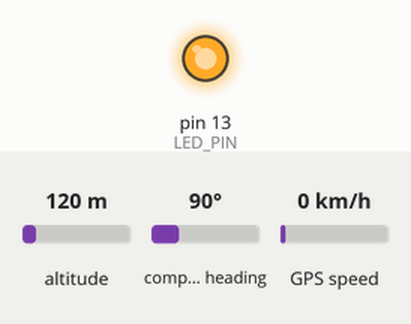
This sketch was run on a simulated Arduino Uno, built with avr-gcc and run on an emulated ATmega328P. Parts: output pins drawn as LEDs (lit = HIGH). Inputs (shaded band) come from the test bench; at power-on: compass heading 90°, altitude 120 m, GPS speed 0 km/h. The GPS gets a fix after 3 s at 37.7749, -122.4194 with 8 satellites; the modem accepts every AT command (registered, SIM ready, sends succeed) and sends nothing else; what the sketch prints to the serial monitor is not drawn.

Above: at 9.2 s.
9.3 s: compass heading set to 180°
At 12.6 s:
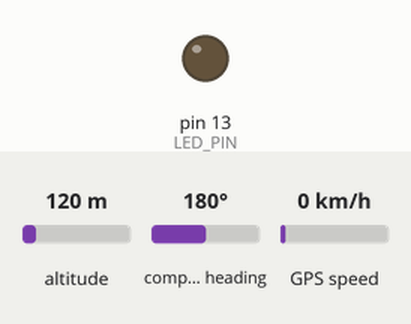
Timing chart, 0 to 14.1 s (numbered marks = the images above; inputs shaded):
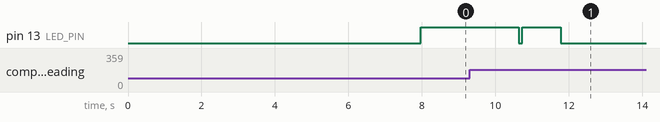

The sketch:

AMBULANCE_UNIT_FINAL.ino
```cpp
/**
 * ============================================================================
 * TN 108 AMBULANCE — SIM800L BSNL MQTT + NEO-6M GPS LIVE FIRMWARE
 *
 * TRANSPORT : MQTT over Plain TCP port 1883 (NO TLS — SIM800L compatible!)
 * BROKER    : broker.hivemq.com:1883
 * TOPIC     : ambulance/ARD-001/gps
 *
 * HARDWARE CONNECTIONS:
 *   SIM800L TX   --> Arduino Pin 5 (SoftSerial RX)
 *   SIM800L RX   --> Arduino Pin 4 (SoftSerial TX)
 *   SIM800L VCC  --> Step-Down 4.1V-4.2V
 *   SIM800L GND  --> Arduino GND (common ground)
 *
 *   NEO-6M GPS TX --> Arduino Pin 8 (SoftSerial RX)
 *   NEO-6M GPS RX --> Arduino Pin 9 (SoftSerial TX)
 *   NEO-6M VCC    --> Arduino 5V
 *   NEO-6M GND    --> Arduino GND
 *
 *   Pins 0/1     --> USB Serial Monitor (9600 baud)
 * ============================================================================
 */

#include <SoftwareSerial.h>
#include <TinyGPS++.h>

// ── Pin Configuration ────────────────────────────────────────────────────────
SoftwareSerial gsm(5, 4);        // SIM800L: RX=5, TX=4
SoftwareSerial gpsSerial(8, 9);  // NEO-6M GPS: RX=8 (GPS TX), TX=9 (GPS RX)
TinyGPSPlus    gps;

// ── Configuration Constants ──────────────────────────────────────────────────
#define DEVICE_ID   "ARD-001"
#define API_KEY     "arduino-bridge-secret"
#define MQTT_HOST   "broker.hivemq.com"
#define MQTT_TOPIC  "ambulance/ARD-001/gps"
#define MQTT_CID    "ard-ARD-001"

// ── Shared Global Buffers (Zero heap fragmentation) ──────────────────────────
char    gBuf[180];
uint8_t pktBuf[210];

// ── State ─────────────────────────────────────────────────────────────────────
#define LED_PIN 13
bool          gprsOnline    = false;
bool          mqttConnected = false;
unsigned long lastSend      = 0;

// Live Coordinates (Updated in real-time from NEO-6M satellite lock)
float curLat     = 0.0f;
float curLng     = 0.0f;
float curSpeed   = 0.0f;
float curHeading = 0.0f;
int   curSats    = 0;
bool  hasFix     = false;

// ── AT Command Helper ─────────────────────────────────────────────────────────
bool sendAT(const __FlashStringHelper* cmd, const char* expected, uint16_t timeout = 3000) {
  gsm.listen();
  while (gsm.available()) gsm.read();

  gsm.println(cmd);
  Serial.print(F("[>>] ")); Serial.println(cmd);

  uint8_t ri = 0;
  memset(gBuf, 0, sizeof(gBuf));
  unsigned long t = millis();
  while (millis() - t < timeout) {
    while (gsm.available() && ri < (sizeof(gBuf) - 1)) gBuf[ri++] = (char)gsm.read();
    if (strstr(gBuf, expected))  { Serial.print(F("[OK] ")); Serial.println(gBuf); return true; }
    if (strstr(gBuf, "ERROR"))   { Serial.print(F("[ER] ")); Serial.println(gBuf); return false; }
  }
  Serial.print(F("[TO] ")); Serial.println(gBuf);
  return false;
}

bool sendATBuf(const char* expected, uint16_t timeout = 3000) {
  gsm.listen();
  while (gsm.available()) gsm.read();

  gsm.println(gBuf);
  Serial.print(F("[>>] ")); Serial.println(gBuf);

  uint8_t ri = 0;
  memset(gBuf, 0, sizeof(gBuf));
  unsigned long t = millis();
  while (millis() - t < timeout) {
    while (gsm.available() && ri < (sizeof(gBuf) - 1)) gBuf[ri++] = (char)gsm.read();
    if (strstr(gBuf, expected))  { Serial.print(F("[OK] ")); Serial.println(gBuf); return true; }
    if (strstr(gBuf, "ERROR"))   { Serial.print(F("[ER] ")); Serial.println(gBuf); return false; }
  }
  Serial.print(F("[TO] ")); Serial.println(gBuf);
  return false;
}

void sendATSafe(const __FlashStringHelper* cmd) {
  gsm.listen();
  while (gsm.available()) gsm.read();
  gsm.println(cmd);
  Serial.print(F("[>>] ")); Serial.println(cmd);
  uint8_t ri = 0;
  memset(gBuf, 0, sizeof(gBuf));
  unsigned long t = millis();
  while (millis() - t < 1500) {
    while (gsm.available() && ri < (sizeof(gBuf) - 1)) gBuf[ri++] = (char)gsm.read();
    if (strstr(gBuf, "OK") || strstr(gBuf, "ERROR") || strstr(gBuf, "SHUT OK")) break;
  }
  Serial.print(F("[<<] ")); Serial.println(gBuf);
}

// ── GPRS Initialization ───────────────────────────────────────────────────────
bool initGPRS() {
  gprsOnline = false;
  mqttConnected = false;
  digitalWrite(LED_PIN, LOW);
  Serial.println(F("\n--- BSNL GPRS Init ---"));

  for (int i = 0; i < 3; i++) { sendAT(F("AT"), "OK", 800); delay(100); }
  sendAT(F("ATE0"),     "OK", 1000);
  sendAT(F("AT+CFUN=1"),"OK", 3000);
  delay(800);

  sendAT(F("AT+CPIN?"), "READY", 2000);
  sendAT(F("AT+CSQ"),   "OK",    1000);
  sendAT(F("AT+COPS=0"),"OK",    3000);

  Serial.println(F("[REG] Waiting for BSNL cell tower..."));
  for (int i = 0; i < 25; i++) {
    sendAT(F("AT+CREG?"), "OK", 1500);
    if (strstr(gBuf, ",1") || strstr(gBuf, ",5")) {
      Serial.println(F("[REG] Registered on BSNL!"));
      break;
    }
    if (i == 24) { Serial.println(F("[REG] Network search timeout.")); return false; }
    delay(1200);
  }

  sendATSafe(F("AT+CIPSHUT"));
  delay(300);
  sendAT(F("AT+CIPMUX=0"),   "OK", 1000);
  sendAT(F("AT+CIPRXGET=0"), "OK", 1000);
  sendAT(F("AT+CGATT=1"),    "OK", 4000);
  delay(500);

  const char* apns[] = {"portalnmms", "bsnlnet", "bsnlstream"};
  for (int i = 0; i < 3; i++) {
    sendATSafe(F("AT+CIPSHUT"));
    delay(300);
    sendAT(F("AT+CIPMUX=0"), "OK", 1000);
    sendAT(F("AT+CGATT=1"),  "OK", 3000);
    delay(300);

    strcpy(gBuf, "AT+CSTT=\"");
    strcat(gBuf, apns[i]);
    strcat(gBuf, "\",\"\",\"\"");
    sendATBuf("OK", 3000);
    delay(400);

    Serial.print(F("[APN] Trying: ")); Serial.println(apns[i]);
    if (sendAT(F("AT+CIICR"), "OK", 12000)) {
      delay(500);
      sendAT(F("AT+CIFSR"), ".", 2000);
      if (strstr(gBuf, ".") && !strstr(gBuf, "ERROR")) {
        gprsOnline = true;
        digitalWrite(LED_PIN, HIGH);
        Serial.print(F("[GPRS] ONLINE! Allocated IP: ")); Serial.println(gBuf);
        return true;
      }
    }
    Serial.println(F("[APN] Failed, trying next..."));
    delay(500);
  }
  Serial.println(F("[GPRS] All APNs failed."));
  return false;
}

// ── MQTT Packet Builders ──────────────────────────────────────────────────────
uint16_t buildConnect() {
  const uint8_t cidLen = sizeof(MQTT_CID) - 1;
  const uint8_t rem    = 10 + 2 + cidLen;
  pktBuf[0] = 0x10; pktBuf[1] = rem;
  pktBuf[2] = 0x00; pktBuf[3] = 4;
  pktBuf[4] = 'M';  pktBuf[5] = 'Q'; pktBuf[6] = 'T'; pktBuf[7] = 'T';
  pktBuf[8] = 0x04; pktBuf[9] = 0x02;
  pktBuf[10] = 0x00; pktBuf[11] = 0x3C;
  pktBuf[12] = 0x00; pktBuf[13] = cidLen;
  memcpy(pktBuf + 14, MQTT_CID, cidLen);
  return 14 + cidLen;
}

uint16_t buildPublish(const char* payload) {
  const uint8_t  topLen  = sizeof(MQTT_TOPIC) - 1;
  const uint16_t payLen  = strlen(payload);
  const uint16_t rem     = 2 + topLen + payLen;

  pktBuf[0] = 0x30;
  uint8_t ri = 1;
  uint16_t r = rem;
  do {
    uint8_t enc = r % 128;
    r /= 128;
    if (r) enc |= 0x80;
    pktBuf[ri++] = enc;
  } while (r);
  pktBuf[ri++] = 0x00;
  pktBuf[ri++] = topLen;
  memcpy(pktBuf + ri, MQTT_TOPIC, topLen); ri += topLen;
  memcpy(pktBuf + ri, payload, payLen);    ri += payLen;
  return ri;
}

// ── Telemetry Transmission ───────────────────────────────────────────────────
bool postTelemetry(float lat, float lng, float spd, float hdg, int sats) {
  char nb[14];

  // 1. Ensure TCP/MQTT Connected
  if (!mqttConnected) {
    sendATSafe(F("AT+CIPCLOSE"));
    delay(200);

    char cs[60];
    strcpy(cs, "AT+CIPSTART=\"TCP\",\"");
    strcat(cs, MQTT_HOST);
    strcat(cs, "\",\"1883\"");
    strcpy(gBuf, cs);
    Serial.println(F("[TCP] Connecting to broker.hivemq.com:1883..."));
    if (!sendATBuf("CONNECT OK", 12000)) {
      Serial.println(F("[TCP] Connect failed!"));
      return false;
    }
    Serial.println(F("[TCP] Connected to MQTT Broker!"));
    delay(300);

    uint16_t cLen = buildConnect();
    strcpy(gBuf, "AT+CIPSEND=");
    itoa(cLen, gBuf + strlen(gBuf), 10);
    if (!sendATBuf(">", 3000)) {
      Serial.println(F("[MQTT] No > for CONNECT"));
      sendATSafe(F("AT+CIPCLOSE"));
      return false;
    }
    gsm.write(pktBuf, cLen);
    delay(500);

    bool connack = false;
    unsigned long t = millis();
    while (millis() - t < 4000) {
      if (gsm.available() && (uint8_t)gsm.read() == 0x20) { connack = true; break; }
    }
    while (gsm.available()) gsm.read();

    if (!connack) {
      Serial.println(F("[MQTT] No CONNACK from broker!"));
      sendATSafe(F("AT+CIPCLOSE"));
      return false;
    }
    mqttConnected = true;
    Serial.println(F("[MQTT] ✅ Broker accepted CONNECT!"));
  }

  // 2. Build JSON Payload
  strcpy(gBuf, "{\"device_id\":\"" DEVICE_ID "\",\"api_key\":\"" API_KEY "\"");
  strcat(gBuf, ",\"lat\":"); dtostrf(lat, 1, 6, nb); strcat(gBuf, nb);
  strcat(gBuf, ",\"lng\":"); dtostrf(lng, 1, 6, nb); strcat(gBuf, nb);
  strcat(gBuf, ",\"speed_kmh\":"); dtostrf(spd, 1, 1, nb); strcat(gBuf, nb);
  strcat(gBuf, ",\"heading\":"); dtostrf(hdg, 1, 1, nb); strcat(gBuf, nb);
  strcat(gBuf, ",\"satellites\":"); itoa(sats, nb, 10); strcat(gBuf, nb);
  strcat(gBuf, ",\"fix_quality\":1,\"source\":\"arduino\"}");

  uint16_t pLen = buildPublish(gBuf);

  // 3. Send MQTT PUBLISH Packet
  char cs2[22];
  strcpy(cs2, "AT+CIPSEND=");
  itoa(pLen, cs2 + strlen(cs2), 10);
  strcpy(gBuf, cs2);
  if (!sendATBuf(">", 3000)) {
    Serial.println(F("[MQTT] Connection dropped. Reconnecting..."));
    mqttConnected = false;
    sendATSafe(F("AT+CIPCLOSE"));
    return false;
  }

  gsm.write(pktBuf, pLen);

  // 4. Wait for SEND OK from SIM800L
  unsigned long tSend = millis();
  bool sentOk = false;
  memset(gBuf, 0, sizeof(gBuf));
  uint8_t gi = 0;
  while (millis() - tSend < 6000) {
    while (gsm.available() && gi < (sizeof(gBuf) - 1)) {
      char c = (char)gsm.read();
      gBuf[gi++] = c;
      Serial.write(c);
    }
    if (strstr(gBuf, "SEND OK")) { sentOk = true; break; }
    if (strstr(gBuf, "CLOSED") || strstr(gBuf, "ERROR")) { mqttConnected = false; break; }
  }
  Serial.println();

  if (sentOk) {
    Serial.println(F("****************************************************"));
    Serial.print(F("[SUCCESS!] Live GPS Delivered (Lat: "));
    Serial.print(lat, 6);
    Serial.print(F(", Lng: "));
    Serial.print(lng, 6);
    Serial.println(F(")"));
    Serial.println(F("****************************************************\n"));
    digitalWrite(LED_PIN, LOW); delay(100); digitalWrite(LED_PIN, HIGH);
    return true;
  } else {
    Serial.println(F("[MQTT] Send timeout."));
    mqttConnected = false;
    sendATSafe(F("AT+CIPCLOSE"));
    return false;
  }
}

// ── Setup ─────────────────────────────────────────────────────────────────────
void setup() {
  pinMode(LED_PIN, OUTPUT);
  digitalWrite(LED_PIN, LOW);

  Serial.begin(9600);
  gsm.begin(9600);
  gpsSerial.begin(9600);
  delay(1000);

  Serial.println(F("\n=========================================="));
  Serial.println(F("TN 108 AMBULANCE — SIM800L MQTT + GPS"));
  Serial.println(F("  SIM800L: RX=5, TX=4 (9600 baud)"));
  Serial.println(F("  NEO-6M:  RX=8, TX=9 (9600 baud)"));
  Serial.println(F("  Broker:  broker.hivemq.com:1883"));
  Serial.println(F("==========================================\n"));

  delay(3000);
  initGPRS();
}

// ── Main Loop ─────────────────────────────────────────────────────────────────
void loop() {
  if (!gprsOnline) {
    initGPRS();
    delay(4000);
    return;
  }

  // 1. Read real satellite data from NEO-6M GPS on Pins 8 & 9
  gpsSerial.listen();
  unsigned long scanStart = millis();
  while (millis() - scanStart < 1000) {
    while (gpsSerial.available()) {
      gps.encode(gpsSerial.read());
    }
  }

  // 2. Check if NEO-6M GPS has a real satellite lock
  if (gps.location.isValid() && gps.location.age() < 5000) {
    hasFix     = true;
    curLat     = gps.location.lat();
    curLng     = gps.location.lng();
    curSpeed   = gps.speed.kmph();
    curHeading = gps.course.deg();
    curSats    = gps.satellites.value();

    Serial.print(F("[SATELLITE FIX 🛰️] Lat: ")); Serial.print(curLat, 6);
    Serial.print(F(" | Lng: ")); Serial.print(curLng, 6);
    Serial.print(F(" | Speed: ")); Serial.print(curSpeed, 1);
    Serial.print(F(" km/h | Sats: ")); Serial.println(curSats);
  } else {
    // If waiting for satellite fix
    Serial.print(F("[GPS] Searching for satellites (Sats in view: "));
    Serial.print(gps.satellites.value());
    Serial.println(F(")... Place GPS antenna near window / open sky."));
  }

  // 3. Send cellular update every 4 seconds
  if (millis() - lastSend >= 4000) {
    lastSend = millis();

    // Only send if we have a real fix or valid coordinates
    if (curLat != 0.0f && curLng != 0.0f) {
      if (!postTelemetry(curLat, curLng, curSpeed, curHeading, curSats)) {
        gprsOnline = false;
      }
    } else {
      Serial.println(F("[GPS] Waiting for initial satellite fix before posting..."));
    }
  }
}
```
